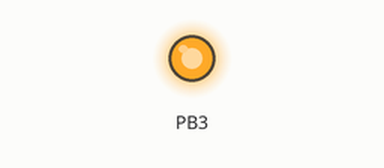
The program below on a simulated ATmega32, built with avr-gcc and emulated at 8 MHz. Shown: output pins drawn as LEDs (lit = HIGH). At 0.0 s the program stops and its outputs stay as they are.

Above: at 0.1 s.
Timing chart, 0 to 1.5 s (numbered marks = the images above):
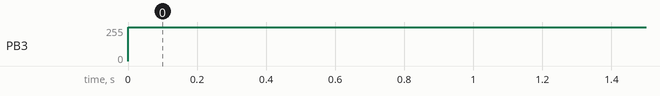

Measured:
- by itself, PB3: 0/255 → 254/255 at 0.00 s

The program:

main.c
```c
/*
 * main.c
 *
 *  Created on: Oct 3, 2023
 *      Author: Lenovo
 */


#include <util/delay.h>.
#include <avr/interrupt.h>


#define F_CPU 8000000UL
#include "../MCAL/DIO-DRIVER/DIO_MCAL_Interface.h"
#include "../MCAL/GIE-DRIVER/GIE_MCAL_Interface.h"
#include "../MCAL/EXTI-DRIVER/EXTI_MCAL_Interface.h"
#include "../MCAL/ADC-DRIVER/ADC_MCAL_Interface.h"
#include "../MCAL/TMR-DRIVER/TMR_MCAL_Interface.h"

#include "../HAL/LCD-DRIVER/LCD_HAL_Interface.h"
#include "../HAL/SEGMENT_DRIVER/SEG_HAL_Interface.h"
#include "../HAL/KPD_DRIVER/KPD_HAL_Interface.h"
#include "../HAL/LM_SENSOR-DIRVER/LM_HAL_Interface.h"
#include "../HAL/STEPPER_MOTOR-DRIVER/STEP_HAL_Interface.h"

#include "../LIB/BIT_MATH.h"
#include "../LIB/STD_TYPES.h"


void TMR0_S(void);
int main() {

	DIO_SetPinDirection(DIO_PORTB,DIO_PIN3,DIO_OUTPUT);
	TMR0_PhasePWM(Inverted,100);


	while(1)
	{

	}
}
```

KPD_HAL_Config.h
```c
/*
 * KPD_HAL_Config.h
 *
 *  Created on: Sep 20, 2023
 *      Author: Lenovo
 */

#ifndef HAL_KPD_KPD_HAL_CONFIG_H_
#define HAL_KPD_KPD_HAL_CONFIG_H_

#define KPD_PORT 	DIO_PORTD

#endif /* HAL_KPD_KPD_HAL_CONFIG_H_ */
```

LCD_HAL_Config.h
```c
/*
 * LCD_HAL_Config.h
 *
 *  Created on: Oct 4, 2023
 *      Author: Lenovo
 */

#ifndef HAL_LCD_DRIVER_LCD_HAL_CONFIG_H_
#define HAL_LCD_DRIVER_LCD_HAL_CONFIG_H_

#define LCD_RS_PIN	0
#define LCD_RW_PIN  1
#define LCD_E_PIN	2

#define LCD_DATA_PORT	DIO_PORTA
#define LCD_CONT_PORT	DIO_PORTB


#endif /* HAL_LCD_DRIVER_LCD_HAL_CONFIG_H_ */
```

LM_HAL_Config.h
```c
/*
 * LM_HAL_Config.h
 *
 *  Created on: Oct 15, 2023
 *      Author: Lenovo
 */

#ifndef HAL_LM_SENSOR_DIRVER_LM_HAL_CONFIG_H_
#define HAL_LM_SENSOR_DIRVER_LM_HAL_CONFIG_H_

#define SENSOR_MAX_VOLT_VALUE	1.5
#define SENSOR_MAX_TEMP			150
#define ADC_REF_VOLT_VALUE		2.56
#define ADC_MAX_VALUE			1023.0

#endif /* HAL_LM_SENSOR_DIRVER_LM_HAL_CONFIG_H_ */
```

SEG_HAL_Config.h
```c
/*
 * SEG_HAL_Config.h
 *
 *  Created on: Oct 5, 2023
 *      Author: Lenovo
 */

#ifndef HAL_SEGMENT_DRIVER_SEG_HAL_CONFIG_H_
#define HAL_SEGMENT_DRIVER_SEG_HAL_CONFIG_H_


/*
 * SEG_TYPE :
 * 			CATHODE
 * 			ANODE
 */
#define SEG_TYPE	CATHODE


#endif /* HAL_SEGMENT_DRIVER_SEG_HAL_CONFIG_H_ */
```

STEP_HAL_Config.h
```c
/*
 * STEP_HAL_Config.h
 *
 *  Created on: Oct 8, 2023
 *      Author: Lenovo
 */

#ifndef HAL_STEPPER_MOTOR_DRIVER_STEP_HAL_CONFIG_H_
#define HAL_STEPPER_MOTOR_DRIVER_STEP_HAL_CONFIG_H_


#define STEP_PORT	DIO_PORTC

#endif /* HAL_STEPPER_MOTOR_DRIVER_STEP_HAL_CONFIG_H_ */
```

KPD_HAL_Interface.h
```c
/*
 * KPD_HAL_Interface.h
 *
 *  Created on: Sep 20, 2023
 *      Author: Lenovo
 */

#ifndef HAL_KPD_KPD_HAL_INTERFACE_H_
#define HAL_KPD_KPD_HAL_INTERFACE_H_

#define KPD_NOTPRESSED 0b11111111

void KPD_Init(void);
u8 KPD_GetKey(void);
#endif /* HAL_KPD_KPD_HAL_INTERFACE_H_ */
```

KPD_HAL_Prog.c
```c
/*
 * KPD_HAL_Prog.c
 *
 *  Created on: Sep 20, 2023
 *      Author: Lenovo
 */

#include "../../LIB/Bit_Math.h"
#include "../../LIB/Std_Types.h"
#include "../../MCAL/DIO-DRIVER/DIO_MCAL_Interface.h"
#include "KPD_HAL_Config.h"
#include "KPD_HAL_Interface.h"
#include "KPD_HAL_Private.h"
#include <avr/delay.h>
u8 u8CharArr[4][4] = {	{'7','8','9','/'},
						{'4','5','6','*'},
						{'1','2','3','-'},
						{'c','0','=','+'}
					 };


void KPD_Init(void)
{
	//col as pull up  //first makes it as input the write high in it
		DIO_SetPinDirection( KPD_PORT , 4 , DIO_INPUT );
		DIO_SetPinDirection( KPD_PORT , 5, DIO_INPUT );
		DIO_SetPinDirection( KPD_PORT , 6, DIO_INPUT );
		DIO_SetPinDirection( KPD_PORT , 7,DIO_INPUT );

		DIO_SetPinValue( KPD_PORT , 4, DIO_HIGH );
		DIO_SetPinValue( KPD_PORT , 5, DIO_HIGH );
		DIO_SetPinValue( KPD_PORT , 6, DIO_HIGH );
		DIO_SetPinValue( KPD_PORT , 7, DIO_HIGH );

		//row  direction as output then puts high on them
		DIO_SetPinDirection( KPD_PORT , 0 , DIO_OUTPUT );
		DIO_SetPinDirection( KPD_PORT , 1, DIO_OUTPUT );
		DIO_SetPinDirection( KPD_PORT , 2, DIO_OUTPUT );
		DIO_SetPinDirection( KPD_PORT , 3, DIO_OUTPUT );

		DIO_SetPinValue( KPD_PORT , 0 , DIO_HIGH );
		DIO_SetPinValue( KPD_PORT , 1, DIO_HIGH );
		DIO_SetPinValue( KPD_PORT , 2, DIO_HIGH );
		DIO_SetPinValue( KPD_PORT , 3, DIO_HIGH );
}

u8 KPD_GetKey(void)
{
	u8 RetValue =KPD_NOTPRESSED;
	for (u8 row = ROWS; row <= ROWE;row++)
	{
		DIO_SetPinValue(KPD_PORT,row,DIO_LOW);
		for(u8 col = COLS; col <= COLE;col++)
		{
			if(DIO_GetPinValue(KPD_PORT,col) == DIO_LOW)
			{
				RetValue = u8CharArr[row][col - 4];
				_delay_ms(50);
				while(DIO_GetPinValue(KPD_PORT,col) == DIO_LOW);
			}
		}
		DIO_SetPinValue(KPD_PORT,row,DIO_HIGH);
	}
	return RetValue;
}
```

LCD_HAL_Interface.h
```c
/*
 * LCD_HAL_Interface.h
 *
 *  Created on: Oct 4, 2023
 *      Author: Lenovo
 */

#ifndef HAL_LCD_DRIVER_LCD_HAL_INTERFACE_H_
#define HAL_LCD_DRIVER_LCD_HAL_INTERFACE_H_

void LCD_Init(void);
u8 LCD_SendCommand(u8 cmd);
void LCD_SendChar(u8 Char);
u8 LCD_SendString(u8* string);
u8 LCD_SetPosition(u8 Line, u8 Col);
u8 LCD_SendNumber(s32 Num);
u8 LCD_SendFloatNumber(float num, u8 DecimalPlaces);
u8 LCD_GenerateSpecialChar(u8* Pattern, u8 CGROM_INDEX);
u8 LCD_DisplaySpecialChar(u8 CGRAM_INDEX, u8 LineNum, u8 CharNum);
u8 LCD_ClearDisplay(void);

#define LCD_LINE_1	1
#define LCD_LINE_2	2

#define LCD_COL_0	0
#define LCD_COL_1	1
#define LCD_COL_2	2
#define LCD_COL_3	3
#define LCD_COL_4	4
#define LCD_COL_5	5
#define LCD_COL_6	6
#define LCD_COL_7	7
#define LCD_COL_8	8
#define LCD_COL_9	9
#define LCD_COL_10	10
#define LCD_COL_11	11
#define LCD_COL_12	12
#define LCD_COL_13	13
#define LCD_COL_14	14
#define LCD_COL_15	15

#define NOT_PRESSED = 0b1111111

#define CLR_DISP		0x01
#define RETURN_HOME		0x02
#define EntryMode		0x06
#define DISPLAY_Control 0b00001100
//#define DISPLAY_Control 0x0f//for Display on cursor on and blinks on
#define FunctionSet		0x38

#define Cursor_Off		0b00010100

#endif /* HAL_LCD_DRIVER_LCD_HAL_INTERFACE_H_ */
```

LCD_HAL_Prog.c
```c
/*
 * LCD_HAL_Prog.c

 *
 *  Created on: Oct 4, 2023
 *      Author: Lenovo
 */
#include<avr/delay.h>
#include "../../LIB/STD_TYPES.h"
#include "../../LIB/BIT_MATH.h"
#include "../../MCAL/DIO-DRIVER/DIO_MCAL_Interface.h"
#include "LCD_HAL_Interface.h"
#include "LCD_HAL_Config.h"
#include "LCD_HAL_Private.h"


void LCD_Init(void)
{
	DIO_SetPortDirection(LCD_DATA_PORT,DIO_OUTPUT);
	DIO_SetPinDirection(LCD_CONT_PORT,LCD_RS_PIN,DIO_OUTPUT);
	DIO_SetPinDirection(LCD_CONT_PORT,LCD_RW_PIN,DIO_OUTPUT);
	DIO_SetPinDirection(LCD_CONT_PORT,LCD_E_PIN,DIO_OUTPUT);
	_delay_ms(40);
	LCD_SendCommand(FunctionSet);
	_delay_ms(1);
	LCD_SendCommand(DISPLAY_Control);
	_delay_ms(1);
	LCD_SendCommand(CLR_DISP);
	_delay_ms(1);
	LCD_SendCommand(EntryMode);
}
u8 LCD_SendCommand(u8 cmd)
{
	u8 ERROR = STD_TYPES_OK;
	//rs = low
	DIO_SetPinValue(LCD_CONT_PORT,LCD_RS_PIN,DIO_LOW);
	//RW = low
	DIO_SetPinValue(LCD_CONT_PORT,LCD_RW_PIN,DIO_LOW);
	DIO_SetPortValue(LCD_DATA_PORT,cmd);
	//enable high to low
	DIO_SetPinValue(LCD_CONT_PORT,LCD_E_PIN,DIO_HIGH);
	_delay_us(1);
	DIO_SetPinValue(LCD_CONT_PORT,LCD_E_PIN,DIO_LOW);
	return ERROR;
}
void LCD_SendChar(u8 Char)
{
	//rs = high
	DIO_SetPinValue(LCD_CONT_PORT, LCD_RS_PIN, DIO_HIGH);
	//RW = low
	DIO_SetPinValue(LCD_CONT_PORT, LCD_RW_PIN, DIO_LOW);
	DIO_SetPortValue(LCD_DATA_PORT, Char);
	//enable high to low
	DIO_SetPinValue(LCD_CONT_PORT, LCD_E_PIN, DIO_HIGH);
	_delay_ms(2);
	DIO_SetPinValue(LCD_CONT_PORT, LCD_E_PIN, DIO_LOW);
}
u8 LCD_SendString(u8* string)
{
	u8 ERROR = STD_TYPES_OK;
	for(u8 i = 0; string[i] != '\0'; i++)
	{
		LCD_SendChar(string[i]);
	}
	return ERROR;
}
u8 LCD_SetPosition(u8 Line, u8 Col)
{
	u8  ERROR = STD_TYPES_OK;
	if(Line == 0)//first line
		{
			LCD_SendCommand(0x80+Col);
		}
		else if(Line == 1)//second line
		{
			LCD_SendCommand(0xC0+Col);
		}
		else

		{
			ERROR = STD_TYPES_NOK;
		}
	return ERROR;
}

u8 LCD_SendNumber(s32 Num)
{
//	u8 ERROR = STD_TYPES_OK;
//	u8 i = 0;
//	u8 arr[10];
////	if(Num < 0)
////	{
////		LCD_SendChar('-');
////		Num*=-1;
////	}
//	if(Num == 0)
//	{
//		LCD_SendChar('0');
//	}
//
//	while(Num != 0)
//	{
//		arr[i] = Num % 10;
//		i++;
//		Num /= 10;
//	}
//	while(i >= 0)
//	{
//		LCD_SendChar(arr[i]);
//		i--;
//	}
//	return ERROR;
	if(Num < 0)
		{
			LCD_SendChar('-');
			Num*=-1;
		}
	if(Num / 10 != 0)
		{
			LCD_SendNumber(Num / 10 );
		}
		LCD_SendChar(Num%10 + 48);
}
u8 LCD_SendFloatNumber(float num, u8 DecimalPlaces)
{
	if(num < 0)
	{
		LCD_SendChar('-');
		num*=-1;
	}
	s64 RealPart = num;
	LCD_SendNumber(RealPart);
	LCD_SendChar('.');
	s64 FloatPart = (num - (f32)RealPart) * 1000.0;
	LCD_SendNumber(FloatPart);

}

u8 LCD_GenerateSpecialChar(u8* Pattern, u8 CGROM_INDEX)
{
	u8  ERROR = STD_TYPES_OK;
	u8 add;
	if(CGROM_INDEX <= 8)
	{
		add = CGROM_INDEX * 8;
		add = SET_BIT(add,6);
		LCD_SendCommand(add);
		for(u8 i = 0;i < 8; i++)
		{
			LCD_SendChar(Pattern[i]);
		}
	}
	//return home
	LCD_SendCommand(0x02);
	return ERROR;
}


u8 LCD_DisplaySpecialChar(u8 CGRAM_INDEX, u8 LineNum, u8 CharNum)
{
	u8  ERROR = STD_TYPES_OK;
	LCD_SetPosition(LineNum,CharNum);
	LCD_SendChar(CGRAM_INDEX);
	return ERROR;
}
u8 LCD_ClearDisplay(void)
{
	LCD_SendCommand(CLR_DISP);
	return 2;
}
```

LM_HAL_Interface.h
```c
/*
 * LM_HAL_Interface.h
 *
 *  Created on: Oct 15, 2023
 *      Author: Lenovo
 */

#ifndef HAL_LM_SENSOR_DIRVER_LM_HAL_INTERFACE_H_
#define HAL_LM_SENSOR_DIRVER_LM_HAL_INTERFACE_H_

f32 LM_GetTemp(u8 Channel);

#endif /* HAL_LM_SENSOR_DIRVER_LM_HAL_INTERFACE_H_ */
```

LM_HAL_Prog.c
```c
/*
 * LM_HAL_Prog.c
 *
 *  Created on: Oct 15, 2023
 *      Author: Lenovo
 */
#include "../../LIB/STD_TYPES.h"
#include "../../LIB/BIT_MATH.h"
#include "../../MCAL/ADC-DRIVER/ADC_MCAL_Interface.h"
#include "../../HAL/LCD-DRIVER/LCD_HAL_Interface.h"
#include "LM_HAL_Config.h"
#include "LM_HAL_Interface.h"
#include <avr/delay.h>
f32 LM_GetTemp(u8 Channel)
{
    u16 adc_value = 0;
    f32 voltage = 0, temp = 0;
    adc_value = ADC_GetResult(Channel);

    // Calculate voltage based on ADC value and reference voltage
    voltage = ((f32)adc_value *2.56 ) /1023.0;

    // LM35 sensitivity is 10 mV per degree Celsius
    temp = voltage / 0.01;  // Assuming 10 mV per degree Celsius

    return temp;
}
```

SEG_HAL_Interface.h
```c
/*
 * SEG_HAL_Interface.h
 *
 *  Created on: Oct 5, 2023
 *      Author: Lenovo
 */

#ifndef HAL_SEGMENT_DRIVER_SEG_HAL_INTERFACE_H_
#define HAL_SEGMENT_DRIVER_SEG_HAL_INTERFACE_H_


u8 SEG_Init(u8 Port);
u8 SEG_DispalyNum(u8 Port,u8 Num);

#define CATHODE 1
#define ANODE	0

#endif /* HAL_SEGMENT_DRIVER_SEG_HAL_INTERFACE_H_ */
```

SEG_HAL_Prog.c
```c
/*
 * SEG_HAL_Prog.c
 *
 *  Created on: Oct 5, 2023
 *      Author: Lenovo
 */
/*
 * SEG_Init
 * 			: Initialize Seven Segment Port
 */
#include<avr/delay.h>
#include "../../LIB/STD_TYPES.h"
#include "../../LIB/BIT_MATH.h"
#include "../../MCAL/DIO-DRIVER/DIO_MCAL_Interface.h"
#include "SEG_HAL_Interface.h"
#include "SEG_HAL_Config.h"
#include "SEG_HAL_Private.h"
static const u8 Cathode_Nums [10] =
		{
				 ~0b10111111,//0
				 ~0b10000110,//1
				 ~0b11011011,//2
				 ~0b11001111,//3
				 ~0b11100110,//4
				 ~0b11101101,//5
				 ~0b11111101,//6
				 ~0b10000111,//7
				 ~0b11111111,//8
				 ~0b11101111//9
		};
static const u8 Anode_Nums [10] =
		{
				 0b10111111,//0
				 0b10000110,//1
				 0b11011011,//2
				 0b11001111,//3
				 0b11100110,//4
				 0b11101101,//5
				 0b11111101,//6
				 0b10000111,//7
				 0b11111111,//8
				 0b11101111//9
		};
u8 SEG_Init(u8 Port)
{
	u8 ERROR = STD_TYPES_NOK;
	if(Port <= DIO_PORTD)
	{
		ERROR = STD_TYPES_OK;
		DIO_SetPortDirection(Port,DIO_OUTPUT);
	}
	else
	{
		ERROR = STD_TYPES_NOK;
	}
	return ERROR;
}
u8 SEG_DispalyNum(u8 Port,u8 Num)
{
	u8 ERROR = STD_TYPES_NOK;
	if(Port <= DIO_PORTD && (Num >= 0 && Num <= 9))
			{
			ERROR = STD_TYPES_OK;
#if SEG_TYPE == CATHODE
			DIO_SetPortValue(Port,Cathode_Nums[Num]);
#else
			DIO_SetPortValue(Port,Anode_Nums[Num]);
#endif
			}
return ERROR;
}
```

STEP_HAL_Interface.h
```c
/*
 * STEP_HAL_Interface.h
 *
 *  Created on: Oct 8, 2023
 *      Author: Lenovo
 */

#ifndef HAL_STEPPER_MOTOR_DRIVER_STEP_HAL_INTERFACE_H_
#define HAL_STEPPER_MOTOR_DRIVER_STEP_HAL_INTERFACE_H_


void STEP_NoOfSteps(u32 No, u8 Wise);
void STEP_NoOfRev(u32 Rev, u8 Wise);

#define CLOCKWISE 	0U
#define ACLOCKWISE	1U

#endif /* HAL_STEPPER_MOTOR_DRIVER_STEP_HAL_INTERFACE_H_ */
```

STEP_HAL_Prog.c
```c
/*
 * STEP_HAL_Prog.c
 *
 *  Created on: Oct 8, 2023
 *      Author: Lenovo
 */

#include<avr/delay.h>
#include "../../LIB/STD_TYPES.h"
#include "../../LIB/BIT_MATH.h"
#include "../../MCAL/DIO-DRIVER/DIO_MCAL_Interface.h"
#include "STEP_HAL_Interface.h"
#include "STEP_HAL_Config.h"
#include "STEP_HAL_Private.h"

void STEP_NoOfSteps(u32 No, u8 Wise)
{
	u32 copy = No;

	if (Wise == CLOCKWISE) {
		DIO_SetPinValue(STEP_PORT, BLUE, DIO_HIGH);
		DIO_SetPinValue(STEP_PORT, PINK, DIO_LOW);
		DIO_SetPinValue(STEP_PORT, YELLOW, DIO_LOW);
		DIO_SetPinValue(STEP_PORT, ORANGE, DIO_LOW);
		_delay_ms(5);
		DIO_SetPinValue(STEP_PORT, BLUE, DIO_LOW);
		DIO_SetPinValue(STEP_PORT, PINK, DIO_HIGH);
		DIO_SetPinValue(STEP_PORT, YELLOW, DIO_LOW);
		DIO_SetPinValue(STEP_PORT, ORANGE, DIO_LOW);
		_delay_ms(5);
		DIO_SetPinValue(STEP_PORT, BLUE, DIO_LOW);
		DIO_SetPinValue(STEP_PORT, PINK, DIO_LOW);
		DIO_SetPinValue(STEP_PORT, YELLOW, DIO_HIGH);
		DIO_SetPinValue(STEP_PORT, ORANGE, DIO_LOW);
		_delay_ms(5);
		DIO_SetPinValue(STEP_PORT, BLUE, DIO_LOW);
		DIO_SetPinValue(STEP_PORT, PINK, DIO_LOW);
		DIO_SetPinValue(STEP_PORT, YELLOW, DIO_LOW);
		DIO_SetPinValue(STEP_PORT, ORANGE, DIO_HIGH);
		_delay_ms(5);
	} else if (Wise == ACLOCKWISE)
	{
		DIO_SetPinValue(STEP_PORT, BLUE, DIO_LOW);
		DIO_SetPinValue(STEP_PORT, PINK, DIO_LOW);
		DIO_SetPinValue(STEP_PORT, YELLOW, DIO_LOW);
		DIO_SetPinValue(STEP_PORT, ORANGE, DIO_HIGH);
		_delay_ms(5);
		DIO_SetPinValue(STEP_PORT, BLUE, DIO_LOW);
		DIO_SetPinValue(STEP_PORT, PINK, DIO_LOW);
		DIO_SetPinValue(STEP_PORT, YELLOW, DIO_HIGH);
		DIO_SetPinValue(STEP_PORT, ORANGE, DIO_LOW);
		_delay_ms(5);
		DIO_SetPinValue(STEP_PORT, BLUE, DIO_LOW);
		DIO_SetPinValue(STEP_PORT, PINK, DIO_HIGH);
		DIO_SetPinValue(STEP_PORT, YELLOW, DIO_LOW);
		DIO_SetPinValue(STEP_PORT, ORANGE, DIO_LOW);
		_delay_ms(5);
		DIO_SetPinValue(STEP_PORT, BLUE, DIO_HIGH);
		DIO_SetPinValue(STEP_PORT, PINK, DIO_LOW);
		DIO_SetPinValue(STEP_PORT, YELLOW, DIO_LOW);
		DIO_SetPinValue(STEP_PORT, ORANGE, DIO_LOW);
		_delay_ms(5);
	}
	}

void STEP_NoOfRev(u32 Rev, u8 Wise)
{
	u32 x = Rev * 64;
		STEP_NoOfSteps(x,Wise);
}
```

KPD_HAL_Private.h
```c
/*
 * KPD_HAL_Private.h
 *
 *  Created on: Sep 20, 2023
 *      Author: Lenovo
 */

#ifndef HAL_KPD_KPD_HAL_PRIVATE_H_
#define HAL_KPD_KPD_HAL_PRIVATE_H_

#define	ROWS 0U
#define ROWE 3U
#define COLS 4U
#define COLE 7U

#endif /* HAL_KPD_KPD_HAL_PRIVATE_H_ */
```

LCD_HAL_Private.h
```c
/*
 * LCD_HAL_Private.h
 *
 *  Created on: Oct 4, 2023
 *      Author: Lenovo
 */

#ifndef HAL_LCD_DRIVER_LCD_HAL_PRIVATE_H_
#define HAL_LCD_DRIVER_LCD_HAL_PRIVATE_H_


#endif /* HAL_LCD_DRIVER_LCD_HAL_PRIVATE_H_ */
```

SEG_HAL_Private.h
```c
/*
 * SEG_HAL_Private.h
 *
 *  Created on: Oct 5, 2023
 *      Author: Lenovo
 */

#ifndef HAL_SEGMENT_DRIVER_SEG_HAL_PRIVATE_H_
#define HAL_SEGMENT_DRIVER_SEG_HAL_PRIVATE_H_


#endif /* HAL_SEGMENT_DRIVER_SEG_HAL_PRIVATE_H_ */
```

STEP_HAL_Private.h
```c
/*
 * STEP_HAL_Private.h
 *
 *  Created on: Oct 8, 2023
 *      Author: Lenovo
 */

#ifndef HAL_STEPPER_MOTOR_DRIVER_STEP_HAL_PRIVATE_H_
#define HAL_STEPPER_MOTOR_DRIVER_STEP_HAL_PRIVATE_H_


#define BLUE 	0
#define PINK	1
#define YELLOW	2
#define ORANGE	3

#endif /* HAL_STEPPER_MOTOR_DRIVER_STEP_HAL_PRIVATE_H_ */
```

BIT_MATH.h
```c
/*
 * BIT_MATH.h
 *
 *  Created on: Oct 3, 2023
 *      Author: Lenovo
 */

#ifndef LIB_BIT_MATH_H_
#define LIB_BIT_MATH_H_

#define SET_BIT(REG,BITNUM)		(REG |= (1<<BITNUM))
#define CLR_BIT(REG,BITNUM)		(REG &= (~(1<<BITNUM)))
#define TOG_BIT(REG,BITNUM)		(REG ^= (1<<BITNUM))
#define GET_BIT(REG,BITNUM)		((REG >> BITNUM) & 0x01)

#define TOG_PORT(REG)        (REG=REG^(0xff))

#endif /* LIB_BIT_MATH_H_ */
```

STD_TYPES.h
```c
/*
 * STD_TYPES.h
 *
 *  Created on: Oct 3, 2023
 *      Author: Lenovo
 */

#ifndef LIB_STD_TYPES_H_
#define LIB_STD_TYPES_H_


#define STD_TYPES_NOK 0
#define STD_TYPES_OK 1

#define STD_TYPES_NULL ((void*)0)

typedef signed int s32;
typedef unsigned int u32;

typedef signed short int s16;
typedef unsigned short int u16;

typedef signed char s8;
typedef unsigned char u8;

typedef float f32;
typedef double f64;
typedef long double ld128;

typedef signed long long int s64;


#endif /* LIB_STD_TYPES_H_ */
```

ADC_MCAL_Config.h
```c
/*
 * ADC_MCAL_Config.h
 *
 *  Created on: Oct 13, 2023
 *      Author: Lenovo
 */

#ifndef MCAL_ADC_DRIVER_ADC_MCAL_CONFIG_H_
#define MCAL_ADC_DRIVER_ADC_MCAL_CONFIG_H_

/*ADC_VREF :
 * 				ADC_AREF
 * 				ADC_AVCC
 * 				ADC_INTERNAL
 */
#define ADC_VREF ADC_INTERNAL
/*
 * ADC_ADJ :
 * 			ADC_LEFT_ADJ
 * 			ADC_RIGHT_ADJ
 */
#define ADC_ADJ	ADC_RIGHT_ADJ
/*
 * ADC_Conversion_MODE :
 * 						AUTO_TRIGGER_MODE
 * 						SINGLE_CONVERSION_MODE
 */
#define ADC_Conversion_MODE	SINGLE_CONVERSION_MODE
/*
 * INT State :
 * 			  INT_ENABLE
 * 			  INT_DISABLE
 */
#define ADC_INTState INT_DISABLE
/*
 * PRESCALAR Value :
 * 					PRESCALAR_2
 * 					PRESCALAR_4
 * 					PRESCALAR_8
 * 					PRESCALAR_16
 * 					PRESCALAR_32
 * 					PRESCALAR_64
 * 					PRESCALAR_128
 * 	note : ADC must operates in 50-200 KHZ
 */
#define ADC_PRESCALAR_VALUE	PRESCALAR_64

/*
 * ADC_TRIGGER_SOURCE:
 * 						RUNNING_MODE
 * 						ANALOG_COMP
 * 						EXTI0
 * 						TMR0_COMP
 * 						TMR0_OVF
 * 						TMR1_COMPB
 * 						TMR1_OVF
 * 						TIMER1_CAP_EVENT
 */
#define ADC_TRIGGER_SOURCE	RUNNING_MODE


#define ADC_TIMEROUT		5000

#endif /* MCAL_ADC_DRIVER_ADC_MCAL_CONFIG_H_ */
```

ADC_MCAL_Interface.h
```c
/*
 * ADC_MCAL_Interface.h
 *
 *  Created on: Oct 13, 2023
 *      Author: Lenovo
 */

#ifndef MCAL_ADC_DRIVER_ADC_MCAL_INTERFACE_H_
#define MCAL_ADC_DRIVER_ADC_MCAL_INTERFACE_H_


void ADC_Init(void);
u16 ADC_GetResult(u8 Channel);
u16 ADC_GetValueINT(u8 ADCCHANNEL, void(*ADC_pf)(u16));

#define ADC0	0
#define ADC1	1
#define ADC2	2
#define ADC3	3
#define ADC4	4
#define ADC5	5
#define ADC6	6
#define ADC7	7

#define PRESCALAR_2 	1
#define PRESCALAR_4 	2
#define PRESCALAR_8 	3
#define PRESCALAR_16 	4
#define PRESCALAR_32	5
#define PRESCALAR_64 	6
#define PRESCALAR_128 	7


#endif /* MCAL_ADC_DRIVER_ADC_MCAL_INTERFACE_H_ */
```

DIO_MCAL_Config.h
```c
/*
 * DIO_MCAL_Config.h
 *
 *  Created on: Oct 3, 2023
 *      Author: Lenovo
 */

#ifndef MCAL_DIO_DRIVER_DIO_MCAL_CONFIG_H_
#define MCAL_DIO_DRIVER_DIO_MCAL_CONFIG_H_


#endif /* MCAL_DIO_DRIVER_DIO_MCAL_CONFIG_H_ */
```

Source omitted: ADC_MCAL_Private.h (1237 bytes), ADC_MCAL_Prog.c (2042 bytes), DIO_MCAL_Interface.h (1009 bytes), DIO_MCAL_Private.h (773 bytes), DIO_MCAL_Prog.c (5083 bytes), EXTI_MCAL_Config.h (810 bytes), EXTI_MCAL_Interface.h (862 bytes), EXTI_MCAL_Private.h (624 bytes), EXTI_MCAL_Prog.c (2291 bytes), GIE_MCAL_Config.h (221 bytes), GIE_MCAL_Interface.h (280 bytes), GIE_MCAL_Private.h (285 bytes) and 5 more
